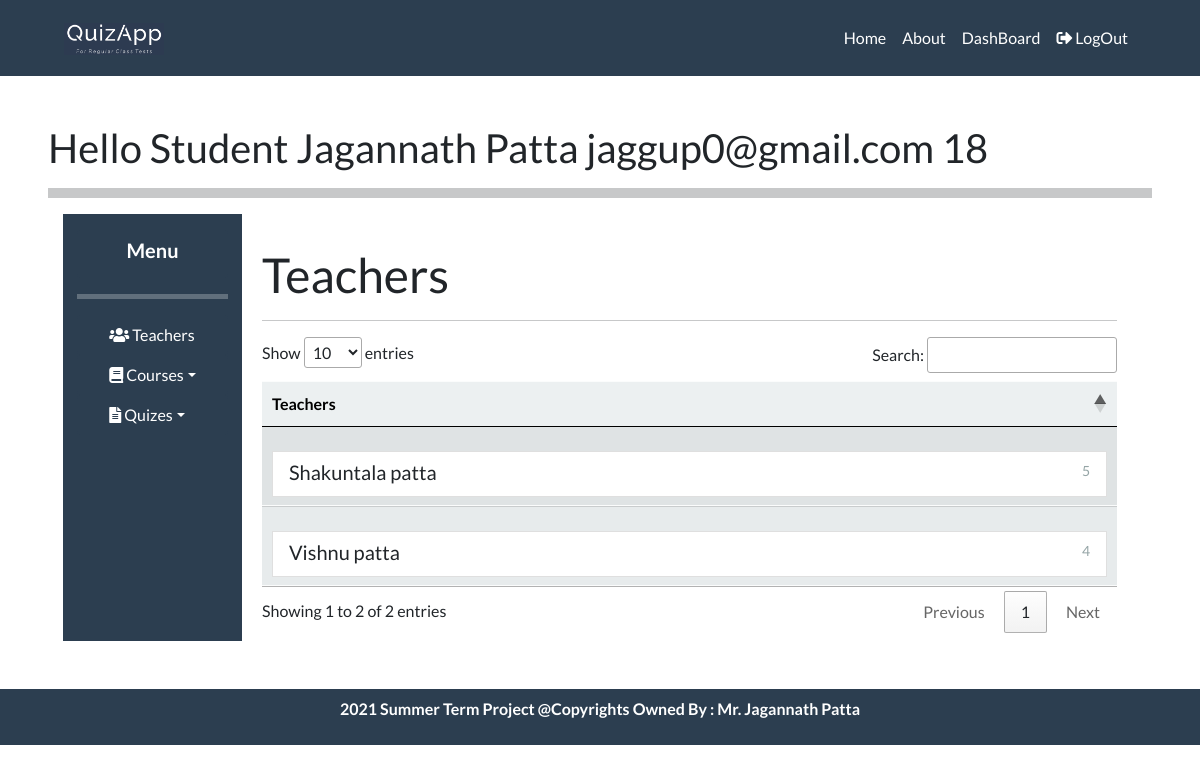
The page /student/AllTeachers (signed in) on the database its author committed.
### tables this page shows
CREATE TABLE "Teacher" (
	`teacher_id`	INTEGER NOT NULL,
	`user_id`	INTEGER NOT NULL UNIQUE,
	`teacher_name`	TEXT NOT NULL,
	FOREIGN KEY(`user_id`) REFERENCES `User`(`user_id`),
	PRIMARY KEY(`teacher_id`)
);

### Student/views.py (the view)
def AllTeachers():
    page = check_user("/studentSite/all.html")
    if len(page) > 1:
        return render_template(page[0] , msg = page[1])
    else:
        conn = sqlite3.connect("DataBase/quizAppDataBase.db")
        cursor = conn.cursor()
        all_teachers = cursor.execute("SELECT TEACHER_ID , TEACHER_NAME from TEACHER ").fetchall()
        cursor.close()
        conn.close()
        return render_template(page[0] , all_teachers = all_teachers )

### Student/views.py (called while the page is built)
def check_user(page):
    if session.get("email"):
        if session.get("user_role") == 'S':
            return [page]
        else:
            return [page , "You Don't have these previlages." ]
    else:
        return ['login.html']

### templates/studentSite/all.html (shortened to what this page needs)
{% extends "/studentSite/studentHome.html" %}
{% block body %}
<div class="p-sm-2">
    {% if all_teachers %}
        <h1> Teachers  </h1>
        <hr>
        <table id='tab' class="display table responsive table-hover">
            <thead>
                <tr class="table-light">
                  <th scope="col"> Teachers </th>
                </tr>
              </thead>
            <tbody>
                {% for teacher in  all_teachers: %}
              <tr class="table-light">
                <td>
                    <a href="/student/teacher?id={{teacher[0]}}&name={{teacher[1]}}" class="mt-3 list-group-item list-group-item-action flex-column align-items-start">
                        <div class="d-flex w-100 justify-content-between">
                            <h5 class="mb-1"> {{teacher[1] }}</h5>
                            <small class="text-muted">{{teacher[0]}}</small>
                        </div>
                    </a>
                </td>
              </tr>
              {% endfor %}
            </tbody>
        </table>
    {% endif %}
</div>
{% endblock %}

### rows shown on the page
Teacher: teacher_name "Vishnu patta", teacher_id "4"
Teacher: teacher_name "Shakuntala patta", teacher_id "5"

### other values the page prints
{{ session['username'] }} "Jagannath Patta"
{{ session['email'] }} "jaggup0@gmail.com"
{{ session['role_id'] }} "18"
